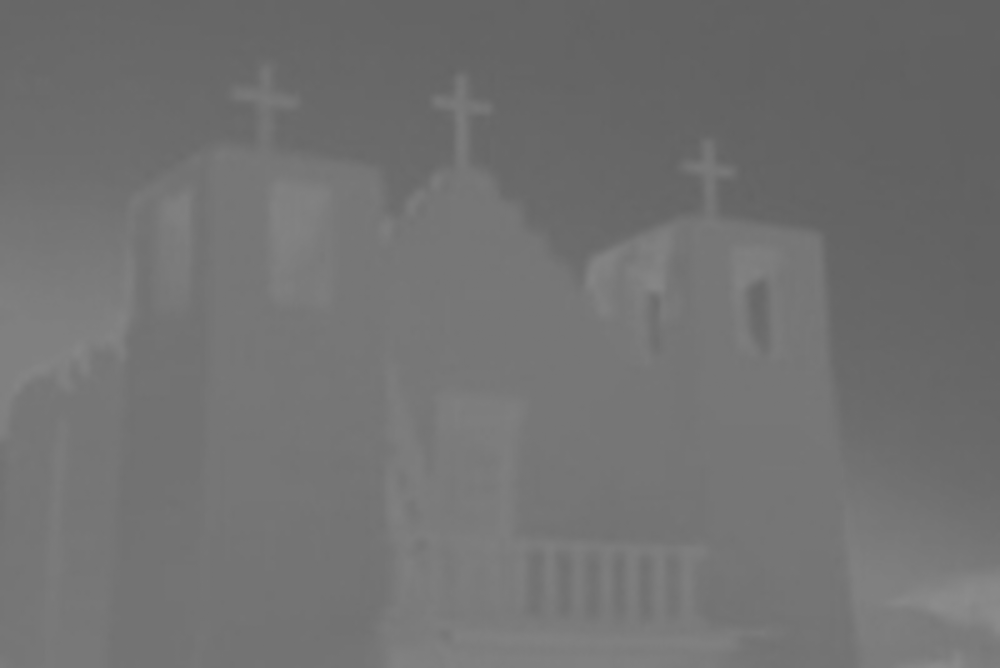
%> input picture code/3SDMD_code/Code/imConvert/B.pgm, 1000 x 668 px; the run also reads 1 picture not shown here
$ octave --eval "result = Smsssim('imConvert/B.pgm');"   (GNU Octave 9; MATLAB toolbox functions it lacks are replaced by stand-ins)
%> lines starting %> are read from the running program, lines starting %| are printed output that depends on the picture
function overall_mssim = Smsssim(img1, num, map, K, win, level, weight, method)
%> called with img1 = 'imConvert/B.pgm'

% Multi-scale Structural Similarity Index (MS-SSIM)
% Z. Wang, E. P. Simoncelli and A. C. Bovik, "Multi-scale structural similarity
% for image quality assessment," Invited Paper, IEEE Asilomar Conference on
% Signals, Systems and Computers, Nov. 2003

img1 = imread(img1);
%> img1 is the input picture: size 668x1000 uint8; min 95, max 140, mean 113.4
%img2 = imread(img2);
dimension = numel(size(img1));
%> dimension = 2
if dimension==3 img1 = rgb2gray(img1);end


x=double(imread('imShow/R.pgm'));
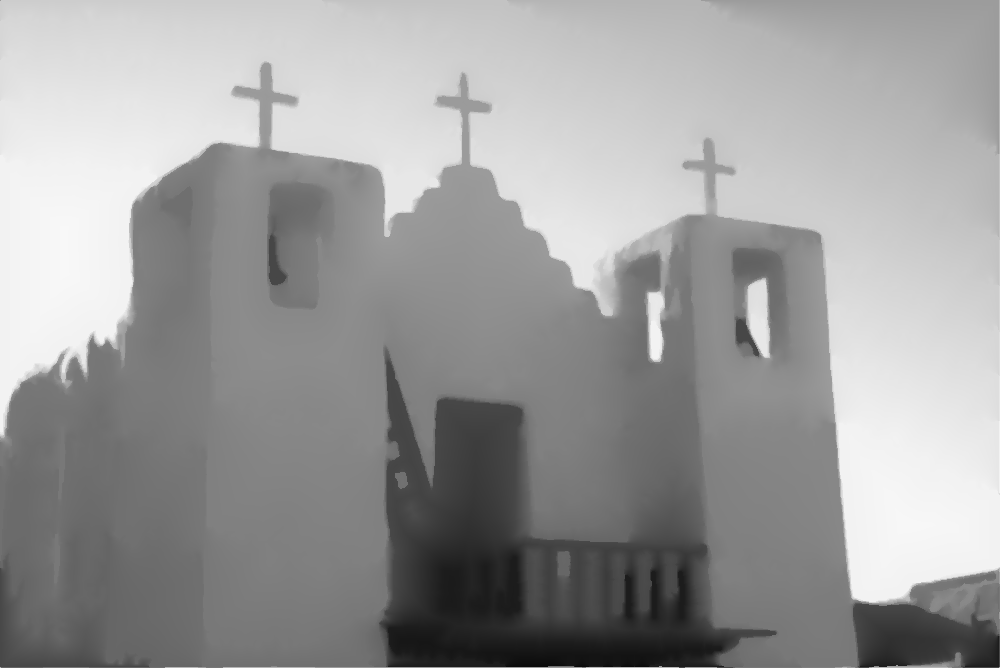
%> input picture code/3SDMD_code/Code/imShow/R.pgm, 1000 x 668 px
%> x: size 668x1000 double; min 11, max 248, mean 155.9; mean of the top-left, top-right, bottom-left and bottom-right quarters 190.7, 185.5, 111.3, 136
y=double(imread('imShow/G.pgm'));
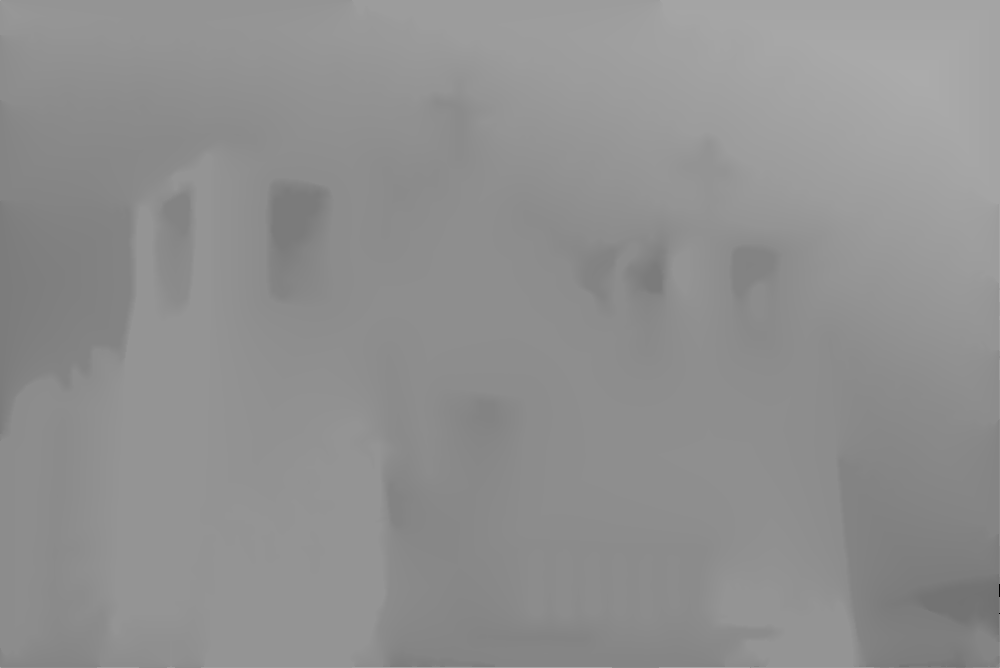
%> input picture code/3SDMD_code/Code/imShow/G.pgm, 1000 x 668 px
%> y: size 668x1000 double; min 0, max 171, mean 143.9; mean of the top-left, top-right, bottom-left and bottom-right quarters 141.3, 153.4, 142.6, 138.2
z=double(imread('imShow/B.pgm'));
%> z: size 668x1000 double; min 0, max 133, mean 112.5; mean of the top-left, top-right, bottom-left and bottom-right quarters 111.9, 103.8, 117.6, 116.9

r = uint8(min(max(0, round(x                      + 1.402  * (z - 128))), 255));
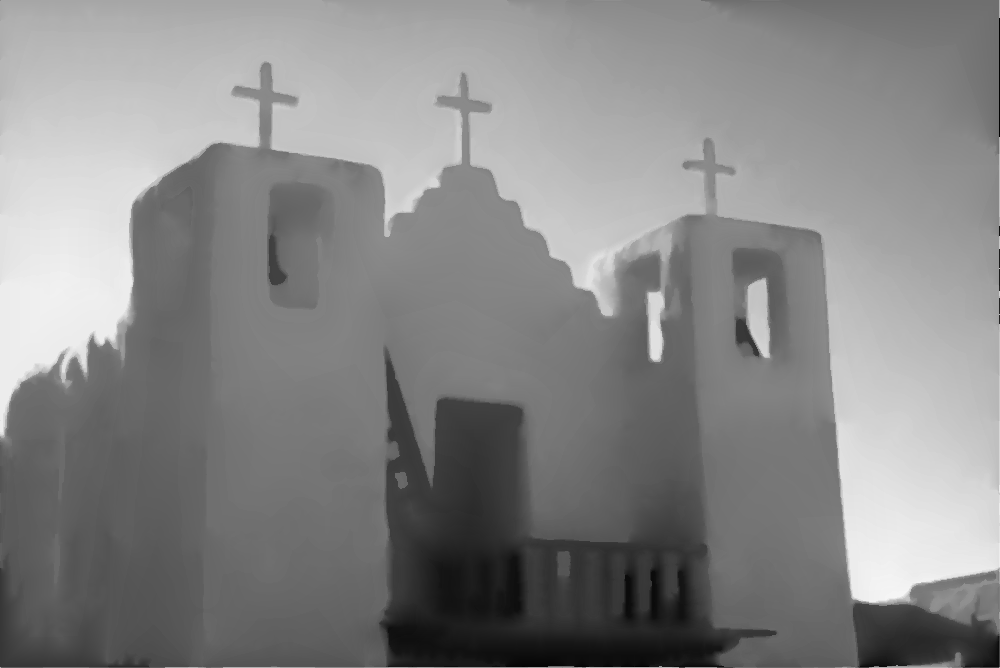
%> r: size 668x1000 uint8; min 0, max 246, mean 134.2
g = uint8(min(max(0, round(x - 0.3441 * (y - 128) - 0.7141 * (z - 128))), 255));
b = uint8(min(max(0, round(x + 1.772  * (y - 128)                     )), 255));
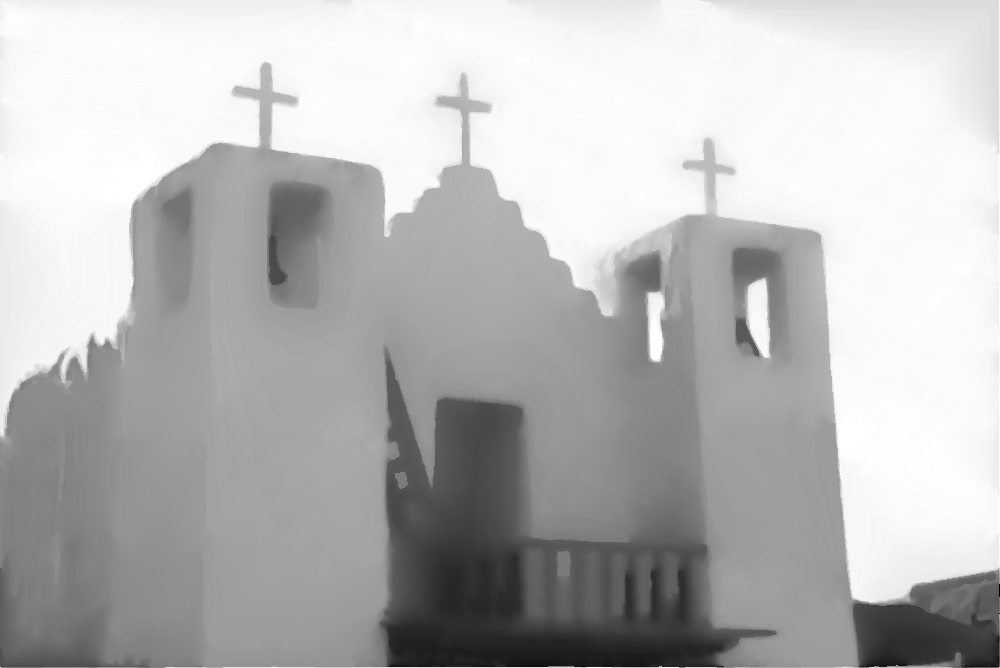
%> b: size 668x1000 uint8; min 0, max 255, mean 183.9

combined_RGB = cat(3,r,g,b);
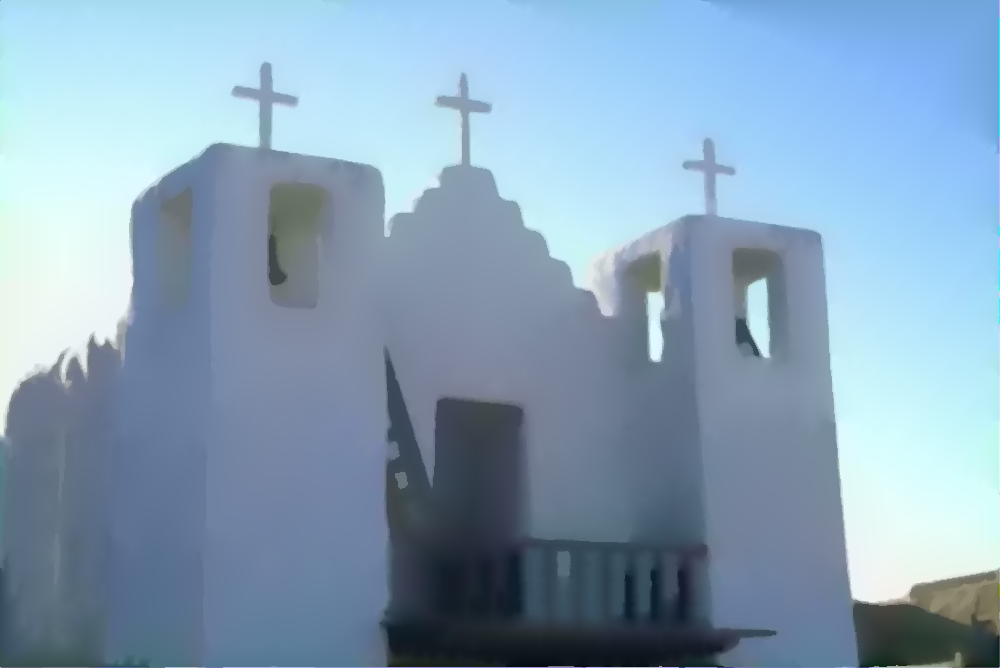
%> combined_RGB: size 668x1000x3 uint8; mean R, G, B 134.2, 161.4, 183.9

%> (the run ends here)
